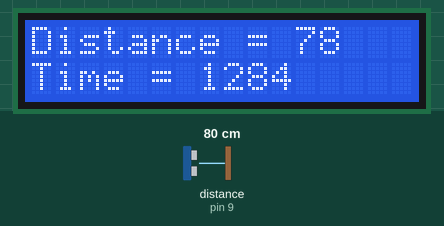
A sketch run on a simulated Arduino Uno, built with avr-gcc and run on an emulated ATmega328P. On the bench: 16×2 character LCD. Wiring (inferred from the names in the program): ultrasonic range finder: trigger pin 8; echo pin 9. Inputs (shaded band) come from the test bench; at power-on: distance to the obstacle (sensor on pin 9) 80 cm. The echo pulse lasts 58.3 µs per cm; what the sketch prints to the serial monitor is not drawn.

Above: at 1.29 s.
1.3 s: distance to the obstacle (sensor on pin 9) set to 2 cm
At 1.39 s:
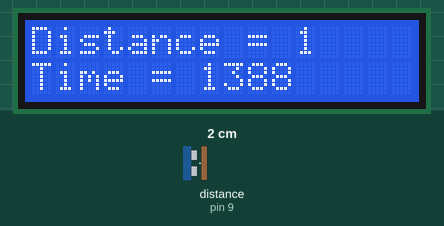
2.8 s: distance to the obstacle (sensor on pin 9) set to 60 cm
At 5.2 s:
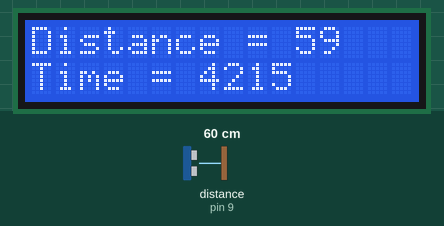

The sketch:

2022-11-18_LCD_Lab_8.ino
```cpp
#include <LiquidCrystal.h>

LiquidCrystal lcd(12, 11, 5, 4, 3, 2);

const int trigPin = 8;
const int echoPin = 9;

long duration;
int distance;

void setup() {
  lcd.begin(16, 2);
  pinMode(trigPin, OUTPUT);
  pinMode(echoPin, INPUT);
  lcd.setCursor(0, 0);
  lcd.print ("Distance = ");
  lcd.setCursor(0, 1);
  lcd.print ("Time = ");
  Serial.begin(9600);
}

void loop() {
  digitalWrite(trigPin, LOW);
  delayMicroseconds(2);
  digitalWrite(trigPin, HIGH);
  delayMicroseconds(10);
  digitalWrite(trigPin, LOW);
  duration = pulseIn(echoPin, HIGH);
  distance = duration * 0.034 / 2;
  Serial.println(distance);
  lcd.setCursor(11, 0);
  lcd.print("     ");
  lcd.setCursor(11, 0);
  lcd.print (distance);
  lcd.setCursor(7, 1);
  lcd.print (millis());
}
```
